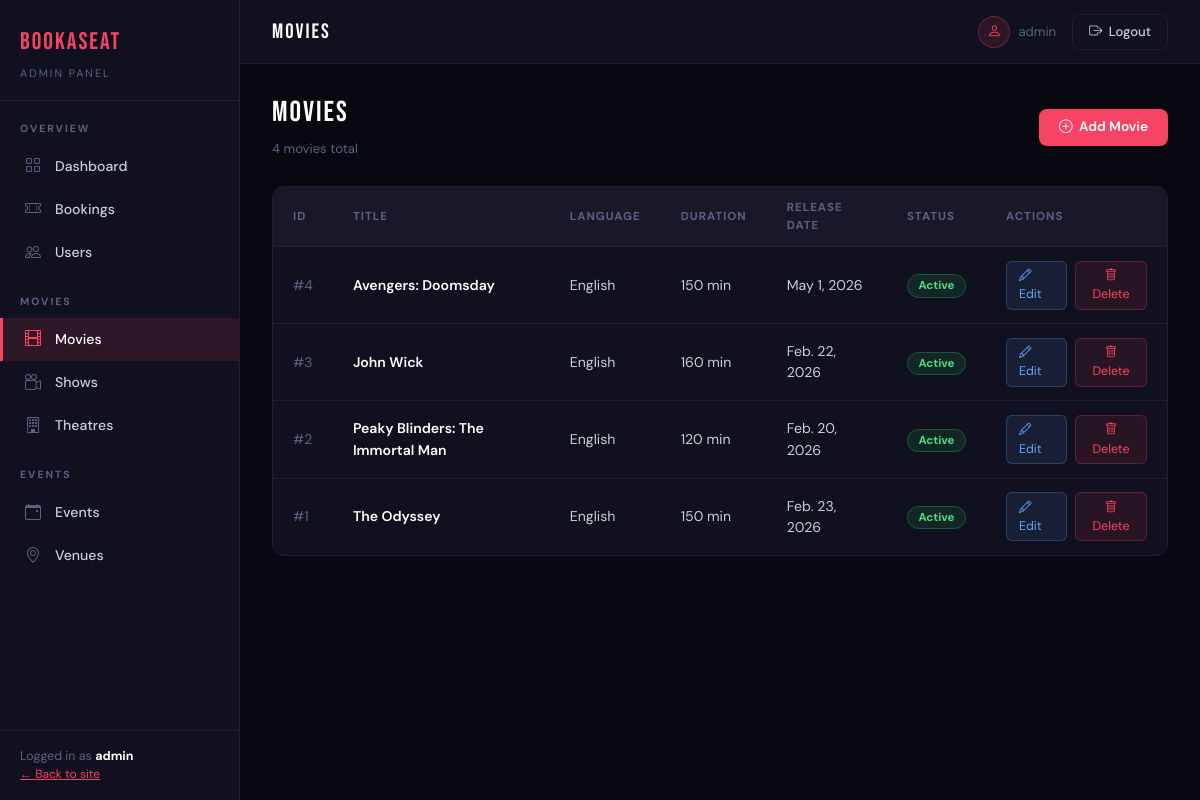
/dashboard/movies/ (signed in), run on the app's committed database.
### movies/models.py (models this page shows, shortened)
class Movie(models.Model):
    title = models.CharField(max_length=255)
    description = models.TextField()
    duration = models.PositiveIntegerField(help_text="Duration in minutes")
    language = models.CharField(max_length=50)
    release_date = models.DateField()
    poster = models.ImageField(upload_to='movies/posters/')
    is_active = models.BooleanField(default=True)

### dashboard/views.py (the view)
# urls.py: path('movies/', views.movie_list, name='dashboard_movies'),
@staff_member_required(login_url='login')
def movie_list(request):
    movies = Movie.objects.all().order_by('-id')
    return render(request, 'dashboard/movies/list.html', {
        'movies': movies, 'section': 'movies'
    })

### dashboard/templates/dashboard/movies/list.html (shortened to what this page needs)
{% extends 'dashboard/base.html' %}
{% block topbar_title %}MOVIES{% endblock %}
{% block content %}
<div class="page-heading">
  <div>
    <h1>MOVIES</h1>
    <p>{{ movies|length }} movie{{ movies|length|pluralize }} total</p>
  </div>
  <a href="{% url 'dashboard_movie_add' %}" class="btn-red">
    <i class="bi bi-plus-circle"></i> Add Movie
  </a>
</div>
<div class="dash-table">
  <table class="admin-table">
    <thead>
      <tr>
        <th>ID</th>
        <th>Title</th>
        <th>Language</th>
        <th>Duration</th>
        <th>Release Date</th>
        <th>Status</th>
        <th>Actions</th>
      </tr>
    </thead>
    <tbody>
      {% for movie in movies %}
        <tr>
          <td style="color:var(--muted);">#{{ movie.id }}</td>
          <td style="font-weight:600; color:#fff;">{{ movie.title }}</td>
          <td>{{ movie.language }}</td>
          <td>{{ movie.duration }} min</td>
          <td>{{ movie.release_date }}</td>
          <td>
            {% if movie.is_active %}
              <span class="badge-active">Active</span>
            {% else %}
              <span class="badge-inactive">Inactive</span>
            {% endif %}
          </td>
          <td>
            <div style="display:flex; gap:0.5rem;">
              <a href="{% url 'dashboard_movie_edit' movie.id %}" class="btn-edit-sm">
                <i class="bi bi-pencil"></i> Edit
              </a>
              <form method="post" action="{% url 'dashboard_movie_delete' movie.id %}" style="display:inline;" onsubmit="return confirm('Delete {{ movie.title }}?')">
                <button type="submit" class="btn-danger-sm"><i class="bi bi-trash"></i> Delete</button>
              </form>
            </div>
          </td>
        </tr>
      {% empty %}
        <tr><td colspan="7" style="color:var(--muted); text-align:center; padding:2rem;">No movies yet. <a href="{% url 'dashboard_movie_add' %}" style="color:var(--red);">Add one →</a></td></tr>
      {% endfor %}
    </tbody>
  </table>
</div>
{% endblock %}

### dashboard/templates/dashboard/base.html (shortened to what this page needs)
<!DOCTYPE html>
<html lang="en">
<head>
  <link href="https://cdn.jsdelivr.net/npm/bootstrap@5.3.2/dist/css/bootstrap.min.css" rel="stylesheet" />
  <link href="https://cdn.jsdelivr.net/npm/bootstrap-icons@1.11.3/font/bootstrap-icons.min.css" rel="stylesheet" />
</head>
<body>
<aside class="sidebar">
  <a href="{% url 'dashboard_home' %}" class="sidebar-brand">
    <span class="logo">BookASeat</span>
    <span class="sub">Admin Panel</span>
  </a>
  <div class="sidebar-section">
    <div class="sidebar-label">Overview</div>
    <a href="{% url 'dashboard_home' %}" class="sidebar-link {% if section == 'home' %}active{% endif %}">
      <i class="bi bi-grid"></i> Dashboard
    </a>
    <a href="{% url 'dashboard_bookings' %}" class="sidebar-link {% if section == 'bookings' %}active{% endif %}">
      <i class="bi bi-ticket-perforated"></i> Bookings
    </a>
    <a href="{% url 'dashboard_users' %}" class="sidebar-link {% if section == 'users' %}active{% endif %}">
      <i class="bi bi-people"></i> Users
    </a>
  </div>
  <div class="sidebar-section">
    <div class="sidebar-label">Movies</div>
    <a href="{% url 'dashboard_movies' %}" class="sidebar-link {% if section == 'movies' %}active{% endif %}">
      <i class="bi bi-film"></i> Movies
    </a>
    <a href="{% url 'dashboard_shows' %}" class="sidebar-link {% if section == 'shows' %}active{% endif %}">
      <i class="bi bi-camera-reels"></i> Shows
    </a>
    <a href="{% url 'dashboard_theatres' %}" class="sidebar-link {% if section == 'theatres' %}active{% endif %}">
      <i class="bi bi-building"></i> Theatres
    </a>
  </div>
  <div class="sidebar-section">
    <div class="sidebar-label">Events</div>
    <a href="{% url 'dashboard_events' %}" class="sidebar-link {% if section == 'events' %}active{% endif %}">
      <i class="bi bi-calendar-event"></i> Events
    </a>
    <a href="{% url 'dashboard_venues' %}" class="sidebar-link {% if section == 'venues' %}active{% endif %}">
      <i class="bi bi-geo-alt"></i> Venues
    </a>
  </div>
  <div class="sidebar-footer">
    <div>Logged in as <strong style="color:#fff;">{{ request.user.username }}</strong></div>
    <a href="{% url 'movie_list' %}" style="color:var(--red); font-size:0.75rem;">← Back to site</a>
  </div>
</aside>
<div class="main-wrap">
  <div class="topbar">
    <div class="topbar-title">{% block topbar_title %}Dashboard{% endblock %}</div>
    <div class="topbar-right">
      <div class="topbar-user">
        <div class="topbar-avatar"><i class="bi bi-person"></i></div>
        <span>{{ request.user.username }}</span>
      </div>
      <form method="post" action="{% url 'logout' %}" style="display:inline;">
        <button type="submit" class="btn-ghost" style="cursor:pointer;">
            <i class="bi bi-box-arrow-right"></i> Logout
        </button>
        </form>
    </div>
  </div>
  <div class="page-content">
    {% block content %}{% endblock %}
  </div>
</div>
</body>
</html>

### data on the page
Movie: id "4", title "Avengers: Doomsday", language "English", duration "150", release_date "May 1, 2026", is_active "Active"
Movie: id "3", title "John Wick", language "English", duration "160", release_date "Feb. 22, 2026", is_active "Active"
Movie: id "2", title "Peaky Blinders: The Immortal Man", language "English", duration "120", release_date "Feb. 20, 2026", is_active "Active"
Movie: id "1", title "The Odyssey", language "English", duration "150", release_date "Feb. 23, 2026", is_active "Active"

### other printed values
{{ request.user.username }} "admin"
{{ movies|length }} "4"
